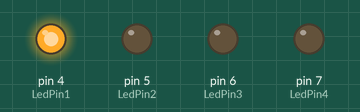
This sketch was run on a simulated Arduino Uno, built with avr-gcc and run on an emulated ATmega328P. Parts: output pins drawn as LEDs (lit = HIGH).

Above: at 0.1 s.
At 0.7 s:
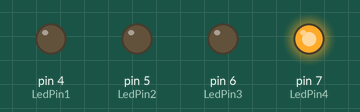
At 1.3 s:
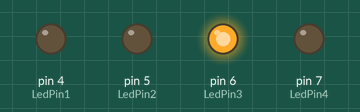
At 2.7 s:
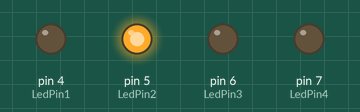
Timing chart, 0 to 3.0 s (numbered marks = the images above):
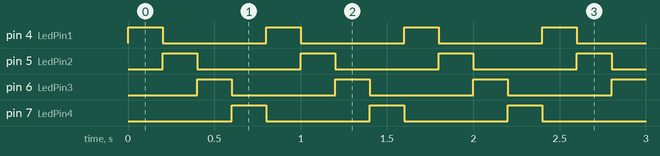

Measured:
- by itself, pin 4 (LedPin1), pin 5 (LedPin2), pin 6 (LedPin3), pin 7 (LedPin4): alternates HIGH for 0.20 s and LOW for 0.60 s
- by itself, everything shown: repeats every 0.80 s, in 4 steps

The sketch:

Lab1Code2linear.ino
```cpp
int LedPin1 = 4;
int LedPin2 = 5;
int LedPin3 = 6;
int LedPin4 = 7;
int n = 0;
float x = 0.0;

void setup() {
  // put your setup code here, to run once:
  pinMode(LedPin1,OUTPUT);
  pinMode(LedPin2,OUTPUT);
  pinMode(LedPin3,OUTPUT);
  pinMode(LedPin4,OUTPUT);
  Serial.begin(9600);
  }

void loop() {
  // put your main code here, to run repeatedly:
  //x = random(0,4);
  //n=int(x);
  if (n == 0) {
    digitalWrite(LedPin1, HIGH);
    digitalWrite(LedPin2, LOW);
    digitalWrite(LedPin3, LOW);
    digitalWrite(LedPin4, LOW);
    }
  if (n == 1) {
    digitalWrite(LedPin1, LOW);
    digitalWrite(LedPin2, HIGH);
    digitalWrite(LedPin3, LOW);
    digitalWrite(LedPin4, LOW);
    }
  if (n == 2) {
    digitalWrite(LedPin1, LOW);
    digitalWrite(LedPin2, LOW);
    digitalWrite(LedPin3, HIGH);
    digitalWrite(LedPin4, LOW);
    }
  if (n == 3) {
    digitalWrite(LedPin1, LOW);
    digitalWrite(LedPin2, LOW);
    digitalWrite(LedPin3, LOW);
    digitalWrite(LedPin4, HIGH);
    }
  n++;
  if (n>3){ n=0;}
  delay(200);
  /*
  Serial.print(x);
  Serial.print("\t");
  Serial.print(n);
  Serial.println();
  */
}
```
